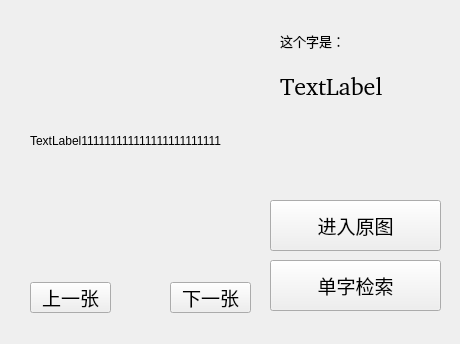
<?xml version="1.0" encoding="UTF-8"?>
<ui version="4.0">
 <class>Form</class>
 <widget class="QWidget" name="Form">
  <property name="geometry">
   <rect>
    <x>0</x>
    <y>0</y>
    <width>460</width>
    <height>344</height>
   </rect>
  </property>
  <property name="windowTitle">
   <string>Form</string>
  </property>
  <widget class="QLabel" name="label">
   <property name="geometry">
    <rect>
     <x>30</x>
     <y>30</y>
     <width>221</width>
     <height>221</height>
    </rect>
   </property>
   <property name="text">
    <string>TextLabel111111111111111111111111</string>
   </property>
  </widget>
  <widget class="QPushButton" name="pushButton">
   <property name="geometry">
    <rect>
     <x>270</x>
     <y>200</y>
     <width>171</width>
     <height>51</height>
    </rect>
   </property>
   <property name="font">
    <font>
     <family>書體坊顏體㊣</family>
     <pointsize>14</pointsize>
    </font>
   </property>
   <property name="text">
    <string>进入原图</string>
   </property>
  </widget>
  <widget class="QPushButton" name="pushButton_2">
   <property name="geometry">
    <rect>
     <x>30</x>
     <y>282</y>
     <width>81</width>
     <height>31</height>
    </rect>
   </property>
   <property name="font">
    <font>
     <family>書體坊顏體㊣</family>
     <pointsize>14</pointsize>
    </font>
   </property>
   <property name="text">
    <string>上一张</string>
   </property>
  </widget>
  <widget class="QPushButton" name="pushButton_3">
   <property name="geometry">
    <rect>
     <x>170</x>
     <y>282</y>
     <width>81</width>
     <height>31</height>
    </rect>
   </property>
   <property name="font">
    <font>
     <family>書體坊顏體㊣</family>
     <pointsize>14</pointsize>
    </font>
   </property>
   <property name="text">
    <string>下一张</string>
   </property>
  </widget>
  <widget class="QLabel" name="label_2">
   <property name="geometry">
    <rect>
     <x>280</x>
     <y>50</y>
     <width>121</width>
     <height>71</height>
    </rect>
   </property>
   <property name="font">
    <font>
     <family>書體坊顏體㊣</family>
     <pointsize>18</pointsize>
    </font>
   </property>
   <property name="text">
    <string>TextLabel</string>
   </property>
  </widget>
  <widget class="QLabel" name="label_3">
   <property name="geometry">
    <rect>
     <x>280</x>
     <y>30</y>
     <width>151</width>
     <height>21</height>
    </rect>
   </property>
   <property name="font">
    <font>
     <family>書體坊顏體㊣</family>
     <pointsize>10</pointsize>
    </font>
   </property>
   <property name="text">
    <string>这个字是：</string>
   </property>
  </widget>
  <widget class="QPushButton" name="pushButton_4">
   <property name="geometry">
    <rect>
     <x>270</x>
     <y>260</y>
     <width>171</width>
     <height>51</height>
    </rect>
   </property>
   <property name="font">
    <font>
     <family>書體坊顏體㊣</family>
     <pointsize>14</pointsize>
    </font>
   </property>
   <property name="text">
    <string>单字检索</string>
   </property>
  </widget>
 </widget>
 <resources/>
 <connections/>
</ui>
